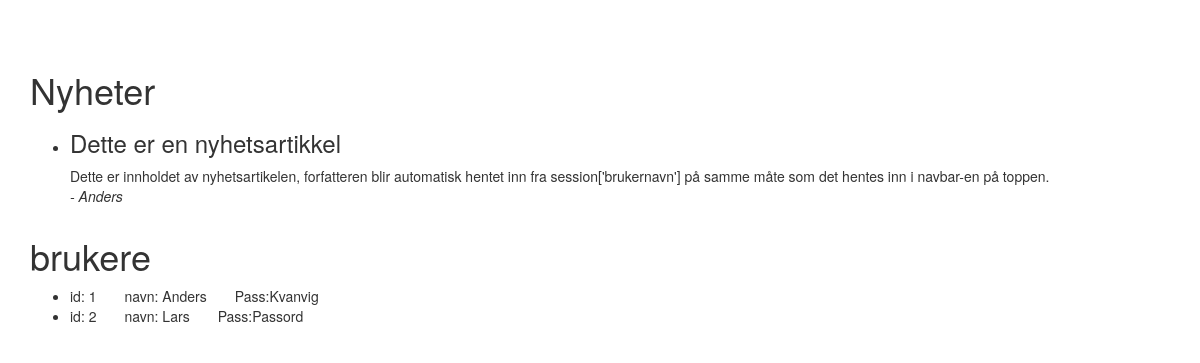
Before: / with the older database file.
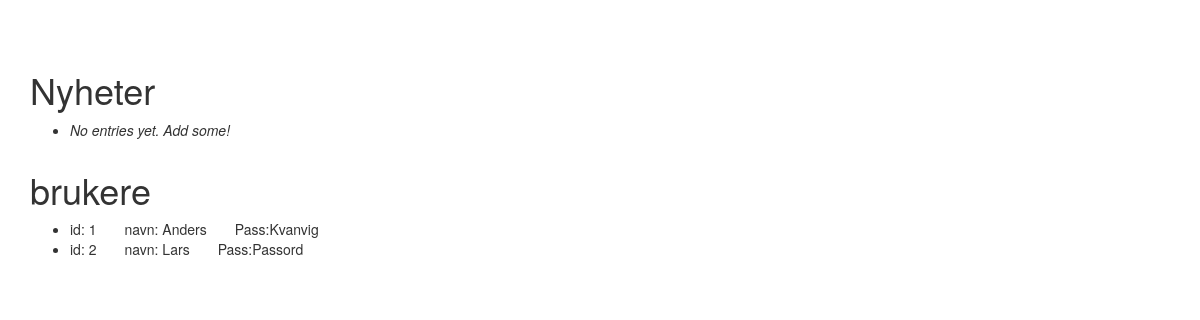
After: the same page with the newer database file.
### tables this page shows
CREATE TABLE nyheter (
  id INTEGER PRIMARY KEY AUTOINCREMENT,
  tittel TEXT NOT NULL,
  nyhet TEXT NOT NULL,
  forfatter_id INTEGER NOT NULL
);

CREATE TABLE brukere (
  id INTEGER PRIMARY KEY AUTOINCREMENT,
  navn TEXT NOT NULL,
  passord TEXT NOT NULL --Lagrer i klartekst, ikke en god ide, men funker her
);

### app.py (the view)
@app.route('/', methods=['GET', 'POST'])
def index():
        db = get_db()
        cur = db.execute('SELECT n.id AS id, n.tittel AS tittel, n.nyhet AS nyhet, b.navn AS forfatter FROM nyheter n JOIN brukere b ON n.forfatter_id = b.id ORDER BY n.id DESC')
        entries = cur.fetchall()
        cur = db.execute('SELECT * FROM brukere')
        res = cur.fetchall()
        return render_template('index.html',entries=entries,rader=res)

### app.py (called while the page is built)
def connect_db():
    rv = sqlite3.connect(app.config['DATABASE'])
    rv.row_factory = sqlite3.Row
    return rv

def get_db():
    if not hasattr(g, 'sqlite_db'):
        g.sqlite_db = connect_db()
    return g.sqlite_db

### templates/index.html (shortened to what this page needs)
{% extends "bootstrap/base.html" %}
{% import "bootstrap/wtf.html" as wtf %}
{% block head %}
{{ super() }}
{% endblock %}
{% block content %}
<div class="main container" style="padding-top: 50px;">
        <h1>Nyheter</h1>
        <ul class=entries>
                {% for entry in entries %}
                        <li class="entry"><h3 id={{ entry.id }}>{{ entry.tittel }}</h3>{{ entry.nyhet|safe }}</br><em> - {{ entry.forfatter}}</em>
                {% else %}
                        <li><em>No entries yet. Add some!</em>
                {% endfor %}
        </ul>
</div>
<div class="container">
        <h1>brukere</h1>
        <ul class=Liste>
                {% for rad in rader %}
                        <li>id:  {{ rad.id }}&emsp;&emsp;navn:  {{ rad.navn|safe }}&emsp;&emsp;Pass:{{ rad.passord}}
                {% else %}
                        <li><em>No entries yet. Add some!</em>
                {% endfor %}
        </ul>
</div>
{% endblock %}

Changed rows visible on the page:
removed nyheter: tittel "Dette er en nyhetsartikkel", nyhet "Dette er innholdet av nyhetsartikelen, forfatteren blir automatisk hentet inn fra session['brukernavn'] på samme måte som det hentes inn i navbar-en på toppen.", forfatter "Anders"
Other visible differences:
text now shown: "No entries yet. Add some!"
